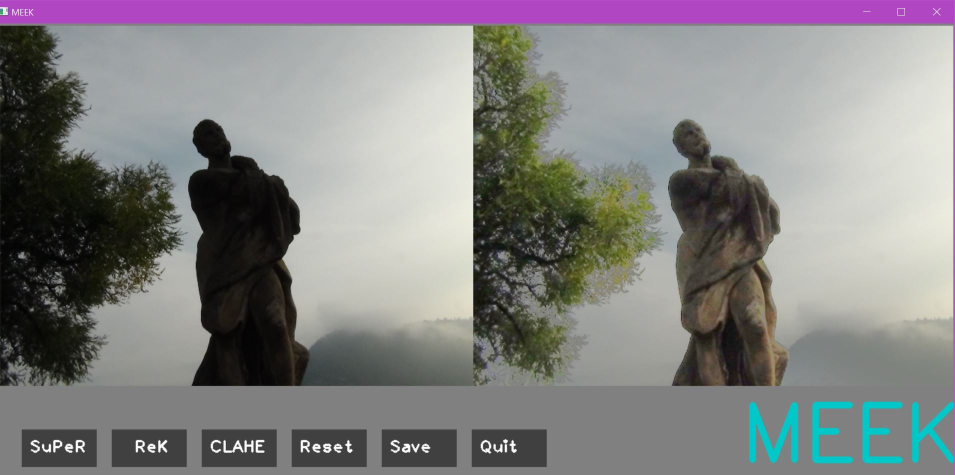
//> input picture example01.JPG, 1909 x 949 px (shown at 1/2 size)
$ ./meek example01.JPG example01.JPG   (built with g++ and OpenCV 4)
//> lines starting //> are read from the running program, lines starting //| are printed output that depends on the picture
// meek.cpp : Defines the entry point for the console application.
//
// this is a small, image enhancement kit whose functions can be useful for
// improving the quality of archeological pictures, such as image of absides with
// backlight or low-light environements like archeological excavation

// the acronym is from the expression:  iMage EnhancEment Kit

#include "stdafx.h"
#include <math.h>
#include <stdio.h>
#include <iostream>
#include <fstream>
#include <vector>
#include <opencv2/core.hpp>
#include <opencv2/highgui.hpp>
#include <opencv2/imgproc/imgproc.hpp>

#include <super.h>
#include <rek.h>

using namespace std;
using namespace cv;


void
ReadParameterFile(char* name, int *super_grid, double* p, double* al, int* clip)
{
	ifstream paramFile(name);
	string   super, rek, clahe;

	cout << endl << " =============== " << endl;
	cout << " Image Enhancement Parameters: " << endl;
	while (!paramFile.eof())
	{
		if (!(paramFile >> super >> (*super_grid) >> rek >> (*p) >> (*al)
			>> clahe >> (*clip)))
			break;

		cout << super << " n. tiles =  " << *super_grid << endl;
		cout << rek << " exponent =  " << *p << " " << *al << endl;
		cout << clahe << " clip =  " << *clip << endl;

	}
	cout << " =============== " << endl;
	cout << " Note that if alpha = -1, REK estimates automatically a value for alpha." << endl;
	return;
}

int       cmd; // cmd =1 -> super; cmd = 2-> rek; cmd = 3 -> clahe etc
cv::Rect rect1(40, 540, 100, 50);
cv::Rect rect2(160, 540, 100, 50);
cv::Rect rect3(280, 540, 100, 50);
cv::Rect rect4(400, 540, 100, 50);
cv::Rect rect5(520, 540, 100, 50);
cv::Rect rect6(640, 540, 100, 50);
Mat  panel;
Mat Out;
Mat image;
int super_grid, clip;
double rek_p, rek_alpha;
char* winname = "MEEK";
char stop;

Mat
CreateGUIPanel()
{
	int   nr = 600, nc = 1286, r, c, i;
	panel = Mat::zeros(nr, nc, CV_8UC3);

	panel.setTo(Scalar(128, 128, 128));

	int rs = 2;
	int re = rs + 480;
	int cs = 2 + 640;
	int ce = cs + 640;

	// canvas for processed image
	for (r = rs; r < re; ++r)
		for (c = cs; c < ce; ++c)
		{
			for (i = 0; i < 3; ++i)
				panel.at<Vec3b>(r, c)[i] = 250;
		}

	// canvas for input image
	for (r = 2; r < 2 + 480; ++r)
		for (c = 2; c < 640 + 2; ++c)
		{
			for (i = 0; i < 3; ++i)
				panel.at<Vec3b>(r, c)[i] = 250;
		}

	// include buttons
	Point text_position(50, 570);
	// button for SuPeR

	rectangle(panel, rect1, Scalar(64, 64, 64), CV_FILLED, 8, 0);

	putText(panel, "SuPeR", text_position,
		FONT_HERSHEY_PLAIN, 1.5, Scalar(250, 250, 250), 2, 8, false);

	// button for ReK
	text_position.x = 190;
	text_position.y = 570;

	rectangle(panel, rect2, Scalar(64, 64, 64), CV_FILLED, 8, 0);

	putText(panel, "ReK", text_position,
		FONT_HERSHEY_PLAIN, 1.5, Scalar(250, 250, 250), 2, 8, false);

	// button for CLAHE
	text_position.x = 290;
	text_position.y = 570;


	rectangle(panel, rect3, Scalar(64, 64, 64), CV_FILLED, 8, 0);

	putText(panel, "CLAHE", text_position,
		FONT_HERSHEY_PLAIN, 1.5, Scalar(250, 250, 250), 2, 8, false);

	// button for Reset
	text_position.x = 410;
	text_position.y = 570;

	rectangle(panel, rect4, Scalar(64, 64, 64), CV_FILLED, 8, 0);

	putText(panel, "Reset", text_position,
		FONT_HERSHEY_PLAIN, 1.5, Scalar(250, 250, 250), 2, 8, false);

	// button for Save
	text_position.x = 530;
	text_position.y = 570;

	rectangle(panel, rect5, Scalar(64, 64, 64), CV_FILLED, 8, 0);

	putText(panel, "Save", text_position,
		FONT_HERSHEY_PLAIN, 1.5, Scalar(250, 250, 250), 2, 8, false);

	// button for Quit
	text_position.x = 650;
	text_position.y = 570;

	rectangle(panel, rect6, Scalar(64, 64, 64), CV_FILLED, 8, 0);

	putText(panel, "Quit", text_position,
		FONT_HERSHEY_PLAIN, 1.5, Scalar(250, 250, 250), 2, 8, false);


	// LOGO
	text_position.x = 1000;
	text_position.y = 580;
	putText(panel, "MEEK", text_position,
		FONT_HERSHEY_SIMPLEX, 3.5, Scalar(200, 200, 0), 8, 8, false);

	return panel;
}


void
LoadImageOnPanel(Mat image, int A, int B, Mat &panel)
{
	int    nr = image.rows, nc = image.cols;
	int    maxR = 480, maxC = 640, q = -1;
	Mat    show = Mat::zeros(maxR, maxC, CV_8UC3);
	double s;

	if (nr > maxR || nc > maxC)
	{
		double	f = min(maxR*1.0 / nr, maxC*1.0 / nc);
		resize(image, show, Size(), f, f);
		q = 2;
	}

	if (q == -1)
		// insert in panel the exact image
		image.copyTo(panel(cv::Rect(B, A, image.cols, image.rows)));
	else
		// insert in panel the resized image
		show.copyTo(panel(cv::Rect(B, A, show.cols, show.rows)));

	return;
}

// [158 lines left out: function callBackFunc, not called in this run]


int main(int argc, char* argv[])
{
	image = imread(argv[1]);
//> image is the input picture: 949 rows x 1909 cols, CV_8UC3; mean B, G, R 130.8, 129.8, 131.8
	char*    pfile = argv[2];
//> pfile = "example01.JPG"

	// read paramaters
	ReadParameterFile(pfile, &super_grid, &rek_p, &rek_alpha, &clip);
//> the loop in ReadParameterFile, `while (!paramFile.eof())` made 1 pass
//> super_grid = 0; rek_p = 0; rek_alpha = 0; clip = 0

	// load (rescaled) image open interface
	panel = CreateGUIPanel();
//> in CreateGUIPanel, `rectangle(panel, rect6, Scalar(64, 64, 64), CV_FILLED, 8, 0);`:
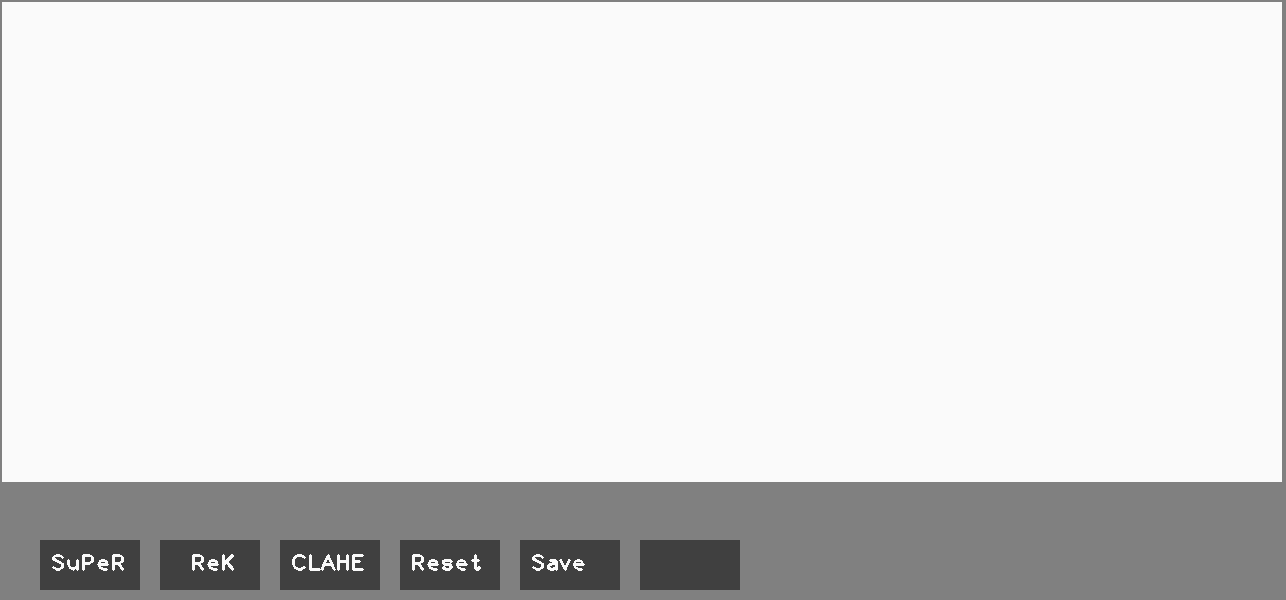
//> panel: 600 rows x 1286 cols, CV_8UC3; min 64, max 250, mean 223.2
	cmd = 0;
	namedWindow(winname);
	setMouseCallback(winname, callBackFunc);

	LoadImageOnPanel(image, 2, 2, panel);
//> in LoadImageOnPanel, `resize(image, show, Size(), f, f);`:
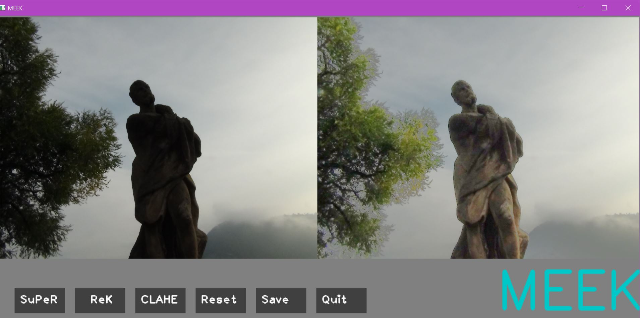
//> show: 318 rows x 640 cols, CV_8UC3; mean B, G, R 130.7, 129.7, 131.7
//> in LoadImageOnPanel, `show.copyTo(panel(cv::Rect(B, A, show.cols, show.rows)));`:
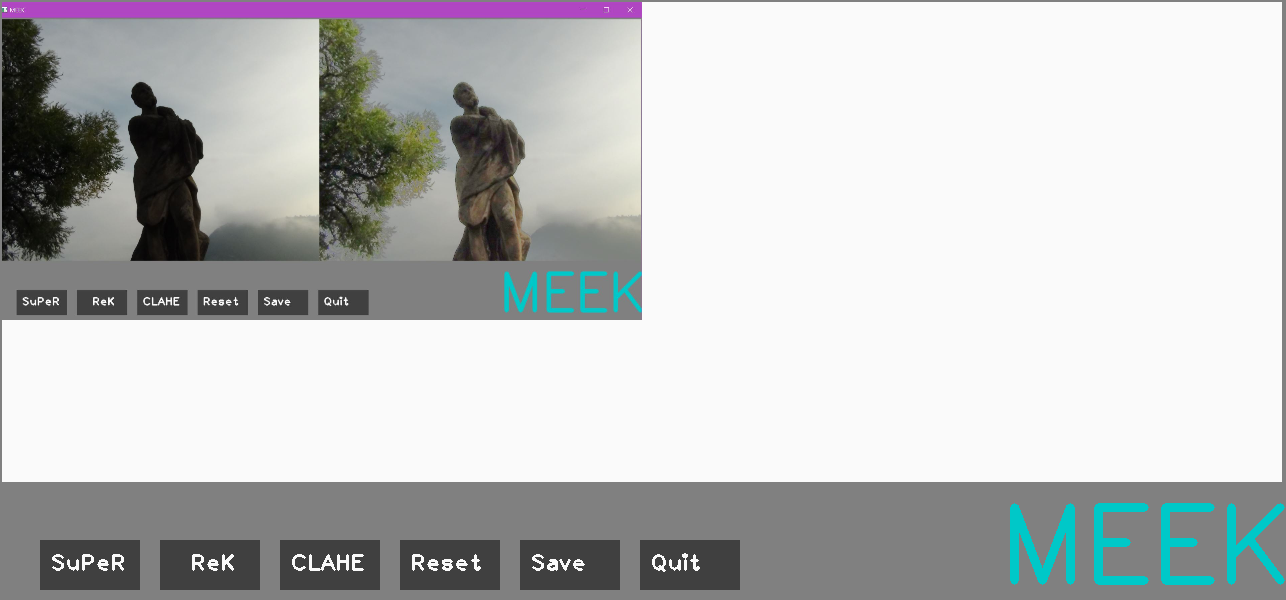
//> panel: 600 rows x 1286 cols, CV_8UC3; mean B, G, R 192.5, 192.2, 190.7

	imshow(winname, panel);
	waitKey();


	return 0;
}
